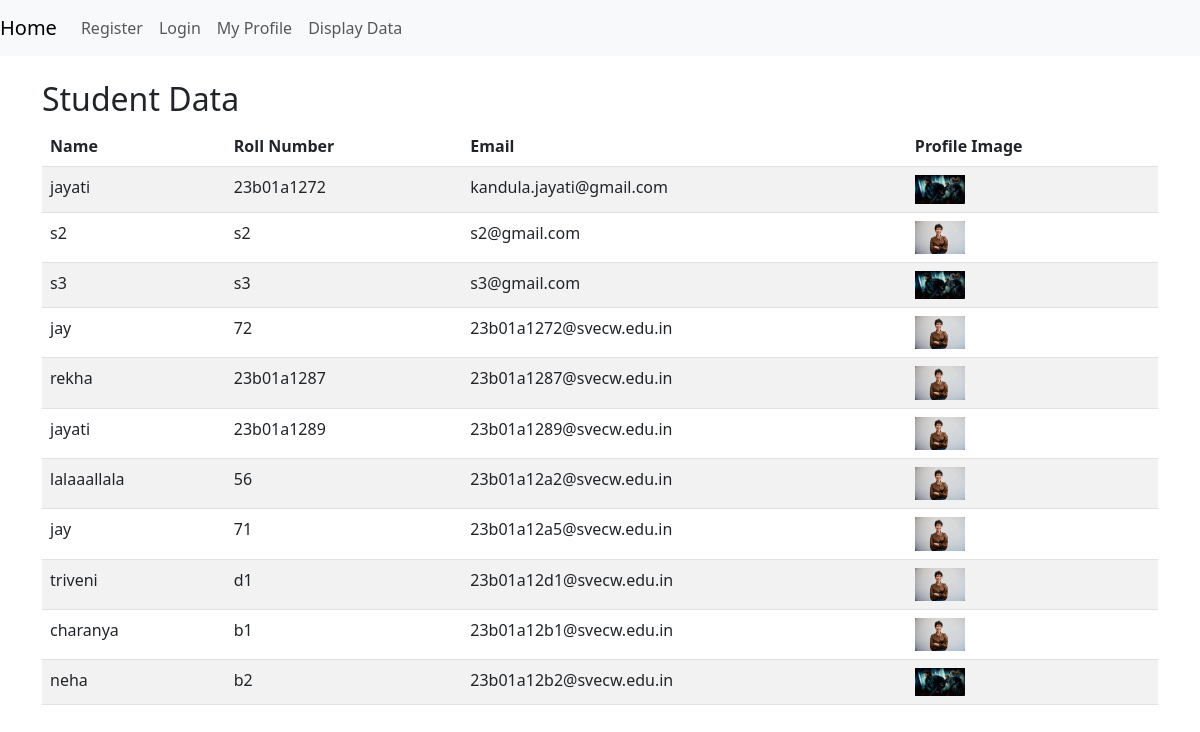
The page /display-data/ on the database its author committed.
### student_app/models.py (models this page shows, shortened)
class StudentProfile(models.Model):
    user = models.OneToOneField(User, on_delete=models.CASCADE)
    full_name = models.CharField(max_length=100)
    roll_number = models.CharField(max_length=20, unique=True)
    email = models.EmailField(unique=True)
    profile_image = models.ImageField(upload_to='profile_images/', default='profile_images/default_profile.png')

### student_app/views.py (the view)
# urls.py: path('display-data/', views.display_data, name='display_data'),
def display_data(request):
    data = StudentProfile.objects.all()
    return render(request, 'display_data.html', {'data': data})

### student_app/templates/display_data.html
{% extends 'base.html' %}
{% block content %}
<h2>Student Data</h2>
<table class="table table-striped">
    <thead>
        <tr>
            <th>Name</th>
            <th>Roll Number</th>
            <th>Email</th>
            <th>Profile Image</th>
        </tr>
    </thead>
    <tbody>
        {% for student in data %}
        <tr>
            <td>{{ student.full_name }}</td>
            <td>{{ student.roll_number }}</td>
            <td>{{ student.email }}</td>
            <td><img src="{{ student.profile_image.url }}" alt="Profile Image" width="50"></td>
        </tr>
        {% endfor %}
    </tbody>
</table>
{% endblock %}

### student_app/templates/base.html (shortened to what this page needs)
<!DOCTYPE html>
<html>
<head>
    <link rel="stylesheet" href="https://cdn.jsdelivr.net/npm/bootstrap@5.3.0/dist/css/bootstrap.min.css">
</head>
<body>
    <nav class="navbar navbar-expand-lg navbar-light bg-light">
        <a class="navbar-brand" href="/">Home</a>
        <div class="collapse navbar-collapse">
            <ul class="navbar-nav">
                <li class="nav-item"><a class="nav-link" href="/register/">Register</a></li>
                <li class="nav-item"><a class="nav-link" href="/login/">Login</a></li>
                <li class="nav-item"><a class="nav-link" href="/profile/">My Profile</a></li>
                <li class="nav-item"><a class="nav-link" href="/display-data/">Display Data</a></li>
            </ul>
        </div>
    </nav>
    <div class="container mt-4">
        {% block content %}{% endblock %}
    </div>
</body>
</html>

### rows shown on the page
StudentProfile: full_name "jayati", roll_number "23b01a1272", email "kandula.jayati@gmail.com", profile_image (picture)
StudentProfile: full_name "s2", roll_number "s2", email "s2@gmail.com", profile_image (placeholder picture)
StudentProfile: full_name "s3", roll_number "s3", email "s3@gmail.com", profile_image (picture)
StudentProfile: full_name "jay", roll_number "72", email "23b01a1272@svecw.edu.in", profile_image (placeholder picture)
StudentProfile: full_name "rekha", roll_number "23b01a1287", email "23b01a1287@svecw.edu.in", profile_image (placeholder picture)
StudentProfile: full_name "jayati", roll_number "23b01a1289", email "23b01a1289@svecw.edu.in", profile_image (placeholder picture)
StudentProfile: full_name "lalaaallala", roll_number "56", email "23b01a12a2@svecw.edu.in", profile_image (placeholder picture)
StudentProfile: full_name "jay", roll_number "71", email "23b01a12a5@svecw.edu.in", profile_image (placeholder picture)
StudentProfile: full_name "triveni", roll_number "d1", email "23b01a12d1@svecw.edu.in", profile_image (placeholder picture)
StudentProfile: full_name "charanya", roll_number "b1", email "23b01a12b1@svecw.edu.in", profile_image (placeholder picture)
StudentProfile: full_name "neha", roll_number "b2", email "23b01a12b2@svecw.edu.in", profile_image (picture)
